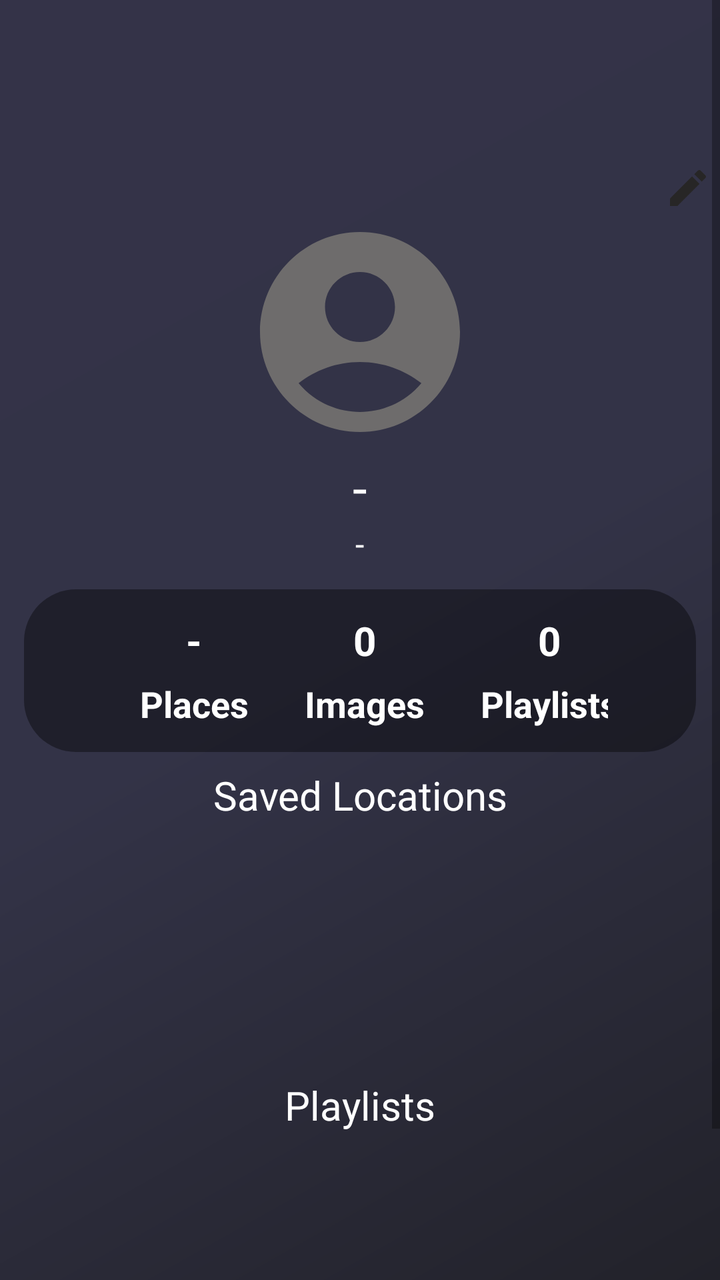
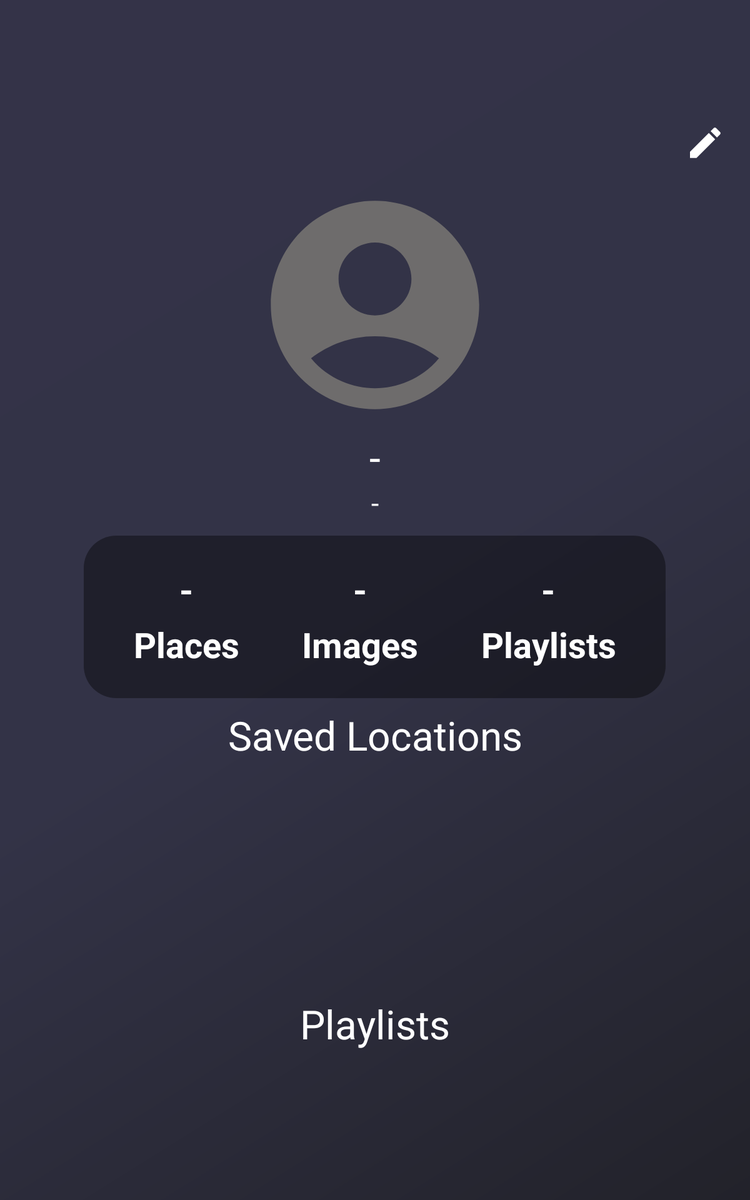

Two renders of one Android screen. The first uses the default layout on a phone; the second uses the alternative layout the repository ships for a different screen configuration, on a matching device. The two XML files are below.
<!-- AndroidManifest.xml: application theme Theme.VibeCast -->
<!-- res/layout/fragment_account.xml -->
<?xml version="1.0" encoding="utf-8"?>
<androidx.constraintlayout.widget.ConstraintLayout xmlns:android="http://schemas.android.com/apk/res/android"
    xmlns:app="http://schemas.android.com/apk/res-auto"
    xmlns:tools="http://schemas.android.com/tools"
    android:layout_width="match_parent"
    android:layout_height="match_parent"
    android:background="@drawable/generic_background"
    android:fitsSystemWindows="false"
    tools:context=".presentation.screens.account_screen.AccountFragment">


    <ImageView
        android:id="@+id/backgroundImageView"
        android:layout_width="0dp"
        android:layout_height="0dp"
        android:importantForAccessibility="no"
        android:scaleType="centerCrop"
        app:layout_constraintBottom_toBottomOf="parent"
        app:layout_constraintEnd_toEndOf="parent"
        app:layout_constraintHorizontal_bias="0.5"
        app:layout_constraintStart_toStartOf="parent"
        app:layout_constraintTop_toTopOf="parent"
        app:layout_constraintVertical_bias="0.5" />

    <ScrollView
        android:layout_width="match_parent"
        android:layout_height="0dp"
        android:fillViewport="true"
        app:layout_constraintBottom_toBottomOf="parent"
        app:layout_constraintTop_toTopOf="parent">

        <LinearLayout
            android:layout_width="match_parent"
            android:layout_height="wrap_content"
            android:orientation="vertical">

            <ImageButton
                android:id="@+id/editProfileBtn"
                android:layout_width="wrap_content"
                android:layout_height="wrap_content"
                android:layout_gravity="top|end"
                android:layout_marginTop="82dp"
                android:layout_marginEnd="4dp"
                android:background="@android:color/transparent"
                android:clickable="true"
                android:contentDescription="@string/change_profile_picture"
                android:focusable="true"
                android:src="@drawable/edit_icon"
                app:layout_constraintEnd_toEndOf="parent"
                app:layout_constraintTop_toTopOf="parent" />


            <com.google.android.material.imageview.ShapeableImageView
                android:id="@+id/profilePicture"
                android:layout_width="120dp"
                android:layout_height="120dp"
                android:layout_gravity="center"

                android:background="@android:color/transparent"
                android:contentDescription="@string/profile_picture_content_desc"
                android:scaleType="centerCrop"
                android:src="@drawable/account_icon_circle"
                app:shapeAppearanceOverlay="@style/Circular" />


            <TextView
                android:id="@+id/username"
                android:layout_width="wrap_content"
                android:layout_height="wrap_content"
                android:layout_gravity="center"
                android:text="@string/loading_placeholder"
                android:textColor="@android:color/white"
                android:textSize="26sp" />

            <TextView
                android:id="@+id/userEmail"
                android:layout_width="wrap_content"
                android:layout_height="wrap_content"
                android:layout_gravity="center"
                android:layout_marginBottom="12dp"
                android:text="@string/loading_placeholder"
                android:textColor="@color/white"
                android:textSize="16sp"

                />


            <GridLayout
                android:layout_width="wrap_content"
                android:layout_height="wrap_content"
                android:layout_marginHorizontal="12dp"
                android:background="@drawable/rounded_black_background"
                android:columnCount="3"
                android:layout_gravity="center"
                android:orientation="horizontal"
                android:paddingHorizontal="44dp"
                android:rowCount="2">

                <TextView
                    android:id="@+id/saved_locations_count"
                    android:layout_width="wrap_content"
                    android:layout_height="wrap_content"
                    android:layout_gravity="center"
                    android:paddingHorizontal="12dp"
                    android:paddingTop="12dp"
                    android:text="@string/loading_placeholder"
                    android:textAlignment="center"
                    android:textColor="@color/white"
                    android:textSize="20sp"
                    android:textStyle="bold" />

                <TextView
                    android:id="@+id/savedImageCount"
                    android:layout_width="wrap_content"
                    android:layout_height="wrap_content"
                    android:layout_gravity="center"
                    android:paddingHorizontal="12dp"
                    android:paddingTop="12dp"
                    android:text="@string/initial_value"
                    android:textAlignment="center"
                    android:textColor="@color/white"
                    android:textSize="20sp"
                    android:textStyle="bold" />

                <TextView
                    android:id="@+id/savedSongCount"
                    android:layout_width="wrap_content"
                    android:layout_height="wrap_content"
                    android:layout_gravity="center"
                    android:paddingHorizontal="12dp"
                    android:paddingTop="12dp"
                    android:text="@string/initial_value"
                    android:textAlignment="center"
                    android:textColor="@color/white"
                    android:textSize="20sp"
                    android:textStyle="bold" />

                <TextView
                    android:layout_width="wrap_content"
                    android:layout_height="wrap_content"
                    android:layout_gravity="center"
                    android:paddingHorizontal="14dp"
                    android:paddingTop="6dp"
                    android:paddingBottom="12dp"
                    android:text="@string/saved_places"
                    android:textAlignment="center"
                    android:textColor="@color/white"
                    android:textSize="18sp"
                    android:textStyle="bold" />

                <TextView
                    android:layout_width="wrap_content"
                    android:layout_height="wrap_content"
                    android:layout_gravity="center"
                    android:paddingHorizontal="14dp"
                    android:paddingTop="6dp"
                    android:paddingBottom="12dp"
                    android:text="@string/saved_images"
                    android:textAlignment="center"
                    android:textColor="@color/white"
                    android:textSize="18sp"
                    android:textStyle="bold" />

                <TextView
                    android:layout_width="wrap_content"
                    android:layout_height="wrap_content"
                    android:layout_gravity="center"
                    android:paddingHorizontal="14dp"
                    android:paddingTop="6dp"
                    android:paddingBottom="12dp"
                    android:text="@string/saved_playlists"
                    android:textAlignment="center"
                    android:textColor="@color/white"
                    android:textSize="18sp"
                    android:textStyle="bold" />

            </GridLayout>


            <TextView
                android:id="@+id/saved_locations_header"
                android:layout_width="match_parent"
                android:layout_height="wrap_content"
                android:layout_gravity="center"
                android:padding="8dp"
                android:text="@string/saved_locations"
                android:textAlignment="center"
                android:textColor="@color/white"
                android:textSize="20sp" />

            <androidx.recyclerview.widget.RecyclerView
                android:id="@+id/saved_locations"
                android:layout_width="match_parent"
                android:layout_height="120dp"
                android:layout_marginHorizontal="12dp"
                app:layoutManager="androidx.recyclerview.widget.LinearLayoutManager"
                tools:listitem="@layout/location_item_card" />


            <TextView
                android:layout_width="wrap_content"
                android:layout_height="wrap_content"
                android:layout_gravity="center"
                android:text="@string/saved_playlists"
                android:textColor="@color/white"
                android:textSize="20sp" />

            <androidx.recyclerview.widget.RecyclerView
                android:id="@+id/savedSongs"
                android:layout_width="match_parent"
                android:layout_height="160dp"
                android:layout_marginHorizontal="12dp"
                app:layoutManager="androidx.recyclerview.widget.LinearLayoutManager"
                tools:listitem="@layout/item_music_cardview" />


        </LinearLayout>

    </ScrollView>


</androidx.constraintlayout.widget.ConstraintLayout>
<!-- res/layout/location_item_card.xml (included above) -->
<?xml version="1.0" encoding="utf-8"?>
<TextView
    xmlns:android="http://schemas.android.com/apk/res/android"
    xmlns:app="http://schemas.android.com/apk/res-auto"
    android:id="@+id/location"
    android:layout_width="match_parent"
    android:layout_height="wrap_content"
    android:padding="4dp"
    android:layout_margin="2dp"
    android:background="@drawable/rounded_black_background"
    android:text="@string/loading_placeholder"
    android:textAlignment="center"
    android:textSize="24sp"
    android:textColor="@color/white"
    app:layout_constraintBottom_toBottomOf="parent"
    app:layout_constraintEnd_toEndOf="parent"
    app:layout_constraintHorizontal_bias="0.5"
    app:layout_constraintStart_toStartOf="parent"
    app:layout_constraintTop_toTopOf="parent"
    app:layout_constraintVertical_bias="0.5"
   />
<!-- res/layout/item_music_cardview.xml (included above) -->
<?xml version="1.0" encoding="utf-8"?>
<androidx.constraintlayout.widget.ConstraintLayout
    xmlns:android="http://schemas.android.com/apk/res/android"
    xmlns:app="http://schemas.android.com/apk/res-auto"
    android:layout_width="match_parent"
    android:layout_height="wrap_content"
    android:layout_margin="6dp"
    android:background="@drawable/rounded_black_background">

    <ImageView
        android:id="@+id/saved_image"
        android:layout_width="match_parent"
        android:layout_height="120dp"
        android:paddingTop="16dp"
        android:contentDescription="@string/saved_image"
        android:scaleType="centerInside"
        android:src="@drawable/kanye_album_cover"
        app:layout_constraintEnd_toEndOf="parent"
        app:layout_constraintHorizontal_bias="0.5"
        app:layout_constraintStart_toStartOf="parent"
        app:layout_constraintTop_toTopOf="parent" />

    <TextView
        android:id="@+id/title"
        android:layout_width="wrap_content"
        android:layout_height="wrap_content"
        android:text="@string/gallery_card_title"
        android:textColor="@android:color/white"
        android:padding="6dp"
        android:textSize="11sp"
        app:layout_constraintStart_toStartOf="parent"
        app:layout_constraintEnd_toEndOf="parent"
        app:layout_constraintTop_toBottomOf="@id/saved_image"
        app:layout_constraintBottom_toTopOf="@id/removeBtn" />



    <TextView
        android:id="@+id/location"
        android:layout_width="wrap_content"
        android:layout_height="wrap_content"
        android:text="@string/location_reminder"
        android:textColor="@android:color/white"
        android:padding="6dp"
        android:textSize="11sp"
        app:layout_constraintStart_toStartOf="parent"
        app:layout_constraintEnd_toEndOf="parent"
        app:layout_constraintTop_toBottomOf="@id/saved_image"
        app:layout_constraintBottom_toTopOf="@id/removeBtn" />

    <Button
        android:id="@+id/removeBtn"
        android:layout_width="match_parent"
        android:layout_height="wrap_content"
        android:paddingTop="8dp"
        android:paddingBottom="8dp"
        android:text="@string/remove_btn"
        android:textColor="@android:color/white"
        android:background="@drawable/image_remove_btn"
        android:textSize="11sp"
        app:layout_constraintBottom_toBottomOf="parent"
        app:layout_constraintEnd_toEndOf="parent" />


</androidx.constraintlayout.widget.ConstraintLayout>
<!-- resources referenced by this layout -->
<resources>
  <!-- drawable account_icon_circle (drawable) -->
  <vector xmlns:android="http://schemas.android.com/apk/res/android" android:height="24dp" android:tint="#6E6C6C" android:viewportHeight="24" android:viewportWidth="24" android:width="24dp">
        
      <path android:fillColor="@android:color/white" android:pathData="M12,2C6.48,2 2,6.48 2,12s4.48,10 10,10s10,-4.48 10,-10S17.52,2 12,2zM12,6c1.93,0 3.5,1.57 3.5,3.5S13.93,13 12,13s-3.5,-1.57 -3.5,-3.5S10.07,6 12,6zM12,20c-2.03,0 -4.43,-0.82 -6.14,-2.88C7.55,15.8 9.68,15 12,15s4.45,0.8 6.14,2.12C16.43,19.18 14.03,20 12,20z"/>
      
  </vector>
  <!-- drawable edit_icon (drawable) -->
  <vector xmlns:android="http://schemas.android.com/apk/res/android" android:height="24dp" android:tint="#272626" android:viewportHeight="24" android:viewportWidth="24" android:width="24dp">
        
      <path android:fillColor="@android:color/white" android:pathData="M3,17.25V21h3.75L17.81,9.94l-3.75,-3.75L3,17.25zM20.71,7.04c0.39,-0.39 0.39,-1.02 0,-1.41l-2.34,-2.34c-0.39,-0.39 -1.02,-0.39 -1.41,0l-1.83,1.83 3.75,3.75 1.83,-1.83z"/>
      
  </vector>
  <!-- drawable generic_background (drawable) -->
  <shape xmlns:android="http://schemas.android.com/apk/res/android"
      android:shape="rectangle">
      <gradient
          android:angle="135"
          android:centerColor="#333347"
          android:endColor="#343348"
          android:startColor="#22222A"
          android:type="linear" />
  </shape>
  <!-- drawable image_remove_btn (drawable) -->
  <?xml version="1.0" encoding="utf-8"?>
  <shape xmlns:android="http://schemas.android.com/apk/res/android">
      <solid android:color="@android:color/transparent" />
      <corners
          android:topLeftRadius="0dp"
          android:topRightRadius="0dp"
          android:bottomLeftRadius="16dp"
          android:bottomRightRadius="16dp" />
  </shape>
  <!-- drawable kanye_album_cover: jpg bitmap (drawable, 79357 bytes) -->
  <!-- drawable rounded_black_background (drawable) -->
  <?xml version="1.0" encoding="utf-8"?>
  <shape xmlns:android="http://schemas.android.com/apk/res/android">
      <solid android:color="#66000000" />
      <corners android:radius="26dp" />
  </shape>
  <string name="change_profile_picture">Change profile picture</string>
  <string name="gallery_card_title">Title</string>
  <string name="initial_value">0</string>
  <string name="loading_placeholder">-</string>
  <string name="location_reminder">You listened to this song in %1$s</string>
  <string name="profile_picture_content_desc">Users profile picture</string>
  <string name="remove_btn">Remove</string>
  <string name="saved_image">Saved Image</string>
  <string name="saved_images">Images</string>
  <string name="saved_locations">Saved Locations</string>
  <string name="saved_places">Places</string>
  <string name="saved_playlists">Playlists</string>
  <style name="Theme.VibeCast" parent="Theme.MaterialComponents.DayNight.DarkActionBar">
          <item name="colorPrimary">#801E1D1D</item>
          <item name="colorPrimaryVariant">#FFF0F0</item>
          <item name="colorOnPrimary">@color/white</item>
          
          <item name="colorSecondary">@color/teal_200</item>
          <item name="colorSecondaryVariant">@color/teal_700</item>
          <item name="colorOnSecondary">#1F1E1E</item>
          
          <item name="android:statusBarColor">@color/black</item>
  
  
      </style>
  <color name="black">#FF000000</color>
</resources>
<!-- res/layout-sw600dp/fragment_account.xml (the repository's variant of the layout above) -->
<!-- drawn on a 7-inch tablet held upright -->
<?xml version="1.0" encoding="utf-8"?>
<androidx.constraintlayout.widget.ConstraintLayout xmlns:android="http://schemas.android.com/apk/res/android"
    xmlns:app="http://schemas.android.com/apk/res-auto"
    xmlns:tools="http://schemas.android.com/tools"
    android:layout_width="match_parent"
    android:layout_height="match_parent"
    android:background="@drawable/generic_background"
    android:fitsSystemWindows="false"
    tools:context=".presentation.screens.account_screen.AccountFragment">


    <ImageView
        android:id="@+id/backgroundImageView"
        android:layout_width="0dp"
        android:layout_height="0dp"
        android:importantForAccessibility="no"
        android:scaleType="centerCrop"
        app:layout_constraintBottom_toBottomOf="parent"
        app:layout_constraintEnd_toEndOf="parent"
        app:layout_constraintHorizontal_bias="0.5"
        app:layout_constraintStart_toStartOf="parent"
        app:layout_constraintTop_toTopOf="parent"
        app:layout_constraintVertical_bias="0.5" />

    <LinearLayout
        android:layout_width="match_parent"
        android:layout_height="match_parent"
        android:orientation="vertical">

        <ImageButton
            android:id="@+id/editProfileBtn"
            android:layout_width="wrap_content"
            android:layout_height="wrap_content"
            android:layout_gravity="top|end"
            android:layout_marginTop="98dp"
            android:layout_marginEnd="6dp"
            android:background="@android:color/transparent"
            android:clickable="true"
            android:contentDescription="@string/change_profile_picture"
            android:focusable="true"
            android:src="@drawable/edit_icon_large"
            app:layout_constraintEnd_toEndOf="parent"
            app:layout_constraintTop_toTopOf="parent" />

        <com.google.android.material.imageview.ShapeableImageView
            android:id="@+id/profilePicture"
            android:layout_width="200dp"
            android:layout_height="200dp"
            android:layout_gravity="center"
            android:background="@android:color/transparent"
            android:contentDescription="@string/profile_picture_content_desc"
            android:scaleType="centerCrop"
            android:src="@drawable/account_icon_circle"
            app:shapeAppearanceOverlay="@style/Circular" />


        <TextView
            android:id="@+id/username"
            android:layout_width="wrap_content"
            android:layout_height="wrap_content"
            android:layout_gravity="center"
            android:text="@string/loading_placeholder"
            android:textColor="@android:color/white"
            android:textSize="32sp"
            tools:layout_editor_absoluteX="120dp"
            tools:layout_editor_absoluteY="136dp" />

        <TextView
            android:id="@+id/userEmail"
            android:layout_width="wrap_content"
            android:layout_height="wrap_content"
            android:layout_gravity="center"
            android:layout_marginBottom="12dp"
            android:text="@string/loading_placeholder"
            android:textColor="@color/white"
            android:textSize="22sp"

            />


        <GridLayout
            android:layout_width="wrap_content"
            android:layout_height="wrap_content"
            android:layout_gravity="center"
            android:background="@drawable/rounded_black_background"
            android:columnCount="3"
            android:orientation="horizontal"
            android:padding="12dp"
            android:rowCount="2">

            <TextView
                android:id="@+id/saved_locations_count"
                android:layout_width="wrap_content"
                android:layout_height="wrap_content"
                android:layout_gravity="center"
                android:paddingHorizontal="14dp"
                android:paddingTop="12dp"
                android:text="@string/loading_placeholder"
                android:textAlignment="center"
                android:textColor="@color/white"
                android:textSize="28sp"
                android:textStyle="bold" />

            <TextView
                android:id="@+id/savedImageCount"
                android:layout_width="wrap_content"
                android:layout_height="wrap_content"
                android:layout_gravity="center"
                android:paddingHorizontal="14dp"
                android:paddingTop="12dp"
                android:text="@string/loading_placeholder"
                android:textAlignment="center"
                android:textColor="@color/white"
                android:textSize="28sp"
                android:textStyle="bold" />

            <TextView
                android:id="@+id/savedSongCount"
                android:layout_width="wrap_content"
                android:layout_height="wrap_content"
                android:layout_gravity="center"
                android:paddingHorizontal="14dp"
                android:paddingTop="12dp"
                android:text="@string/loading_placeholder"
                android:textAlignment="center"
                android:textColor="@color/white"
                android:textSize="28sp"
                android:textStyle="bold" />

            <TextView
                android:layout_width="wrap_content"
                android:layout_height="wrap_content"
                android:layout_gravity="center"
                android:paddingHorizontal="28dp"
                android:paddingTop="6dp"
                android:paddingBottom="12dp"
                android:text="@string/saved_places"
                android:textAlignment="center"
                android:textColor="@color/white"
                android:textSize="28sp"
                android:textStyle="bold" />

            <TextView
                android:layout_width="wrap_content"
                android:layout_height="wrap_content"
                android:layout_gravity="center"
                android:paddingHorizontal="22dp"
                android:paddingTop="6dp"
                android:paddingBottom="12dp"
                android:text="@string/saved_images"
                android:textAlignment="center"
                android:textColor="@color/white"
                android:textSize="28sp"
                android:textStyle="bold" />

            <TextView
                android:layout_width="wrap_content"
                android:layout_height="wrap_content"
                android:layout_gravity="center"
                android:paddingHorizontal="28dp"
                android:paddingTop="6dp"
                android:paddingBottom="12dp"
                android:text="@string/saved_playlists"
                android:textAlignment="center"
                android:textColor="@color/white"
                android:textSize="28sp"
                android:textStyle="bold" />

        </GridLayout>

        <TextView
            android:id="@+id/saved_locations_header"
            android:layout_width="match_parent"
            android:layout_height="wrap_content"
            android:layout_gravity="center"
            android:padding="8dp"
            android:text="@string/saved_locations"
            android:textAlignment="center"
            android:textColor="@color/white"
            android:textSize="32sp" />

        <androidx.recyclerview.widget.RecyclerView
            android:id="@+id/saved_locations"
            android:layout_width="match_parent"
            android:layout_height="180dp"
            android:layout_marginHorizontal="172dp"
            app:layoutManager="androidx.recyclerview.widget.LinearLayoutManager"
            tools:listitem="@layout/location_item_card" />


        <TextView
            android:id="@+id/saved_songs_header"
            android:layout_width="wrap_content"
            android:layout_height="wrap_content"
            android:layout_gravity="center"
            android:text="@string/saved_playlists"
            android:textColor="@color/white"
            android:textSize="32sp" />

        <androidx.recyclerview.widget.RecyclerView
            android:id="@+id/savedSongs"
            android:layout_width="match_parent"
            android:layout_height="wrap_content"
            android:layout_marginHorizontal="172dp"
            app:layoutManager="androidx.recyclerview.widget.LinearLayoutManager"
            app:layout_constraintBottom_toBottomOf="parent"
            app:layout_constraintEnd_toEndOf="parent"
            app:layout_constraintHorizontal_bias="0.5"
            app:layout_constraintStart_toStartOf="parent"
            app:layout_constraintTop_toBottomOf="@id/saved_songs_header"
            app:layout_constraintVertical_bias="0.5"
            app:spanCount="3"
            tools:listitem="@layout/item_music_cardview" />




    </LinearLayout>


</androidx.constraintlayout.widget.ConstraintLayout>
<!-- resources referenced by the variant -->
<!-- as a 7-inch tablet held upright resolves them -->
<resources>
  <!-- drawable account_icon_circle (drawable) -->
  <vector xmlns:android="http://schemas.android.com/apk/res/android" android:height="24dp" android:tint="#6E6C6C" android:viewportHeight="24" android:viewportWidth="24" android:width="24dp">
        
      <path android:fillColor="@android:color/white" android:pathData="M12,2C6.48,2 2,6.48 2,12s4.48,10 10,10s10,-4.48 10,-10S17.52,2 12,2zM12,6c1.93,0 3.5,1.57 3.5,3.5S13.93,13 12,13s-3.5,-1.57 -3.5,-3.5S10.07,6 12,6zM12,20c-2.03,0 -4.43,-0.82 -6.14,-2.88C7.55,15.8 9.68,15 12,15s4.45,0.8 6.14,2.12C16.43,19.18 14.03,20 12,20z"/>
      
  </vector>
  <!-- drawable edit_icon_large (drawable) -->
  <vector xmlns:android="http://schemas.android.com/apk/res/android" android:height="46dp" android:tint="#FFFFFF" android:viewportHeight="34" android:viewportWidth="34" android:width="46dp">
        
      <path android:fillColor="@android:color/white" android:pathData="M3,17.25V21h3.75L17.81,9.94l-3.75,-3.75L3,17.25zM20.71,7.04c0.39,-0.39 0.39,-1.02 0,-1.41l-2.34,-2.34c-0.39,-0.39 -1.02,-0.39 -1.41,0l-1.83,1.83 3.75,3.75 1.83,-1.83z"/>
      
  </vector>
  <!-- drawable generic_background (drawable) -->
  <shape xmlns:android="http://schemas.android.com/apk/res/android"
      android:shape="rectangle">
      <gradient
          android:angle="135"
          android:centerColor="#333347"
          android:endColor="#343348"
          android:startColor="#22222A"
          android:type="linear" />
  </shape>
  <!-- drawable image_remove_btn (drawable) -->
  <?xml version="1.0" encoding="utf-8"?>
  <shape xmlns:android="http://schemas.android.com/apk/res/android">
      <solid android:color="@android:color/transparent" />
      <corners
          android:topLeftRadius="0dp"
          android:topRightRadius="0dp"
          android:bottomLeftRadius="16dp"
          android:bottomRightRadius="16dp" />
  </shape>
  <!-- drawable kanye_album_cover: jpg bitmap (drawable, 79357 bytes) -->
  <!-- drawable rounded_black_background (drawable) -->
  <?xml version="1.0" encoding="utf-8"?>
  <shape xmlns:android="http://schemas.android.com/apk/res/android">
      <solid android:color="#66000000" />
      <corners android:radius="26dp" />
  </shape>
  <string name="change_profile_picture">Change profile picture</string>
  <string name="gallery_card_title">Title</string>
  <string name="loading_placeholder">-</string>
  <string name="location_reminder">You listened to this song in %1$s</string>
  <string name="profile_picture_content_desc">Users profile picture</string>
  <string name="remove_btn">Remove</string>
  <string name="saved_image">Saved Image</string>
  <string name="saved_images">Images</string>
  <string name="saved_locations">Saved Locations</string>
  <string name="saved_places">Places</string>
  <string name="saved_playlists">Playlists</string>
  <style name="Theme.VibeCast" parent="Theme.MaterialComponents.DayNight.DarkActionBar">
          <item name="colorPrimary">#801E1D1D</item>
          <item name="colorPrimaryVariant">#FFF0F0</item>
          <item name="colorOnPrimary">@color/white</item>
          
          <item name="colorSecondary">@color/teal_200</item>
          <item name="colorSecondaryVariant">@color/teal_700</item>
          <item name="colorOnSecondary">#1F1E1E</item>
          
          <item name="android:statusBarColor">@color/black</item>
  
  
      </style>
  <color name="black">#FF000000</color>
</resources>
